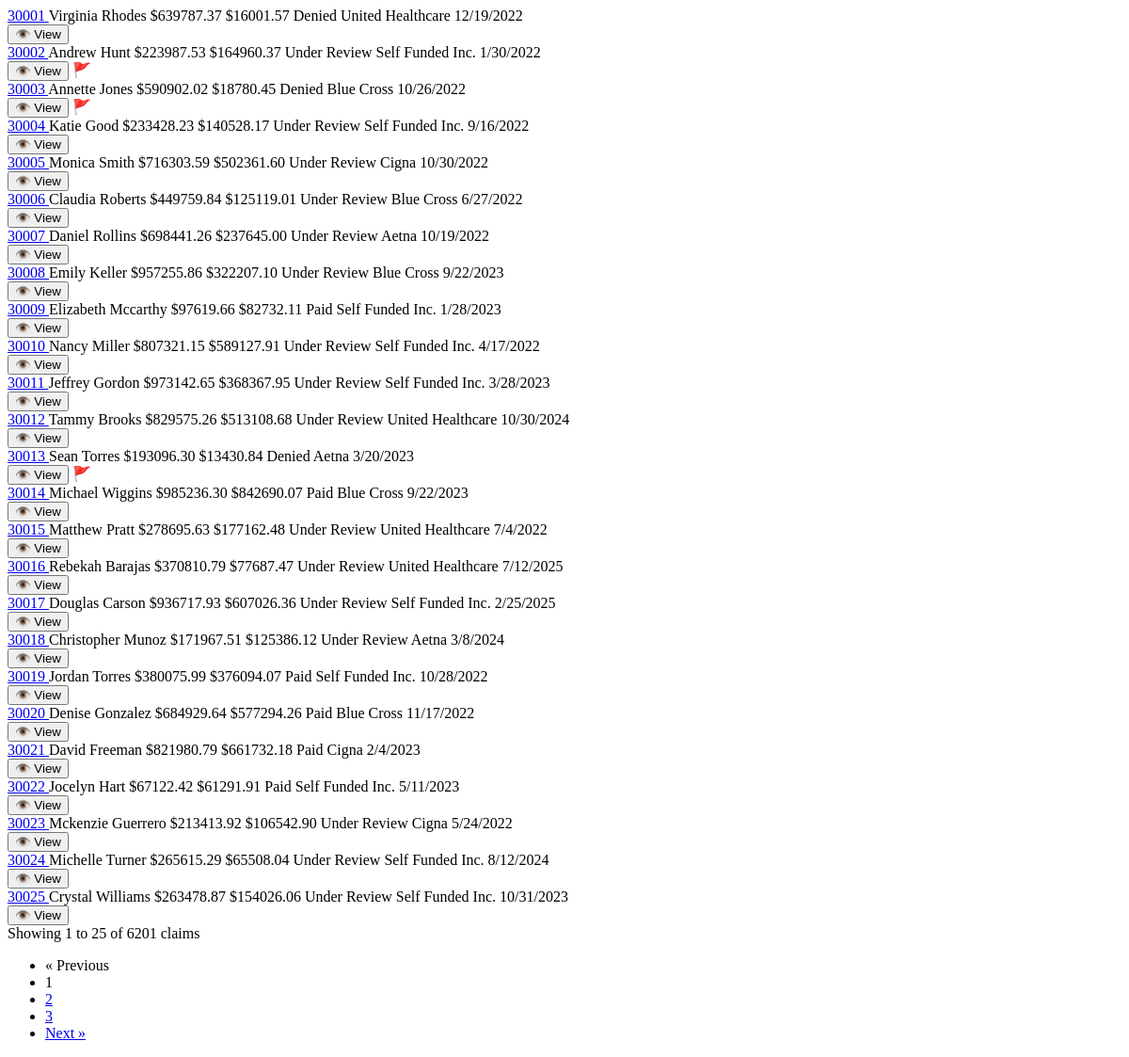
/api/search/ (signed in), run on an earlier commit of the app's database.
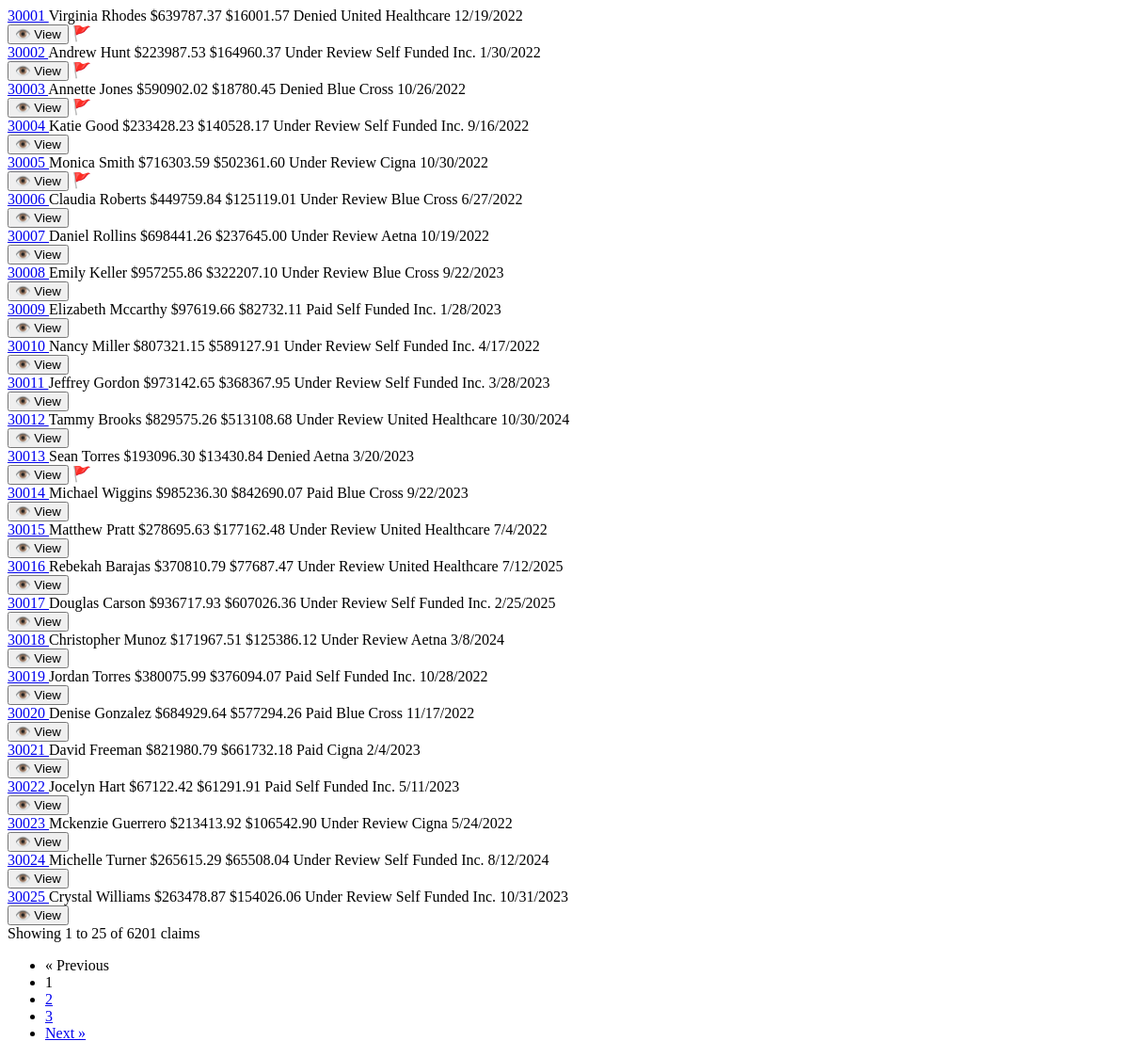
And on a later commit of the database.
### claims/models.py (models this page shows, shortened)
class Claim(models.Model):
    STATUS_CHOICES = [
        ('denied', 'Denied'),
        ('paid', 'Paid'),
        ('under_review', 'Under Review'),
    ]
    claim_id = models.CharField(max_length=20, unique=True)
    patient_name = models.CharField(max_length=200)
    billed_amount = models.DecimalField(max_digits=12, decimal_places=2)
    paid_amount = models.DecimalField(max_digits=12, decimal_places=2)
    status = models.CharField(max_length=20, choices=STATUS_CHOICES)
    insurer = models.CharField(max_length=200)
    discharge_date = models.DateField()
    cpt_codes = models.TextField(help_text="Comma-separated CPT codes")
    denial_reason = models.TextField(blank=True, null=True)
    is_flagged = models.BooleanField(default=False)
    created_at = models.DateTimeField(auto_now_add=True)
    updated_at = models.DateTimeField(auto_now=True)
    class Meta:
        ordering = ['created_at']

### claims/views.py (the view)
# urls.py: path('api/search/', views.lazypaste_search_claims, name='search_claims'),
@login_required
def lazypaste_search_claims(request):
    search_query = request.GET.get('search', '')
    status_filter = request.GET.get('status', '')
    page_number = request.GET.get('page', 1)
    claims = Claim.objects.all().order_by('claim_id')  # Order by claim ID ascending
    if search_query:
        claims = claims.filter(
            Q(claim_id__icontains=search_query) |
            Q(patient_name__icontains=search_query) |
            Q(insurer__icontains=search_query)
        )
    if status_filter:
        if status_filter == 'flagged':
            claims = claims.filter(is_flagged=True)
        else:
            claims = claims.filter(status=status_filter)
    paginator = Paginator(claims, 25)
    page_obj = paginator.get_page(page_number)
    context = {
        'claims': page_obj,
        'page_obj': page_obj,
        'paginator': paginator,
        'search_query': search_query,
        'status_filter': status_filter,
        'is_paginated': paginator.num_pages > 1,
    }
    return render(request, 'claims/claims_table_partial.html', context)

### templates/claims/claims_table_partial.html (shortened to what the changed rows need)
{% for claim in claims %}
    {% if claim.claim_id %}
    <tr class="lazypaste-row lazypaste-clickable-row"
        hx-get="{% url 'claims:claim_detail' claim.claim_id %}"
        hx-target="#lazypaste-modal-container"
        onclick="document.querySelector('[x-data]').__x.$data.showModal = true">
        <td class="lazypaste-sticky-column">
            <a
                href="#"
                class="lazypaste-claim-link"
                onclick="event.stopPropagation()"
                hx-get="{% url 'claims:claim_detail' claim.claim_id %}"
                hx-target="#lazypaste-modal-container"
                @click="showModal = true"
            >
                {{ claim.claim_id }}
            </a>
        </td>
        <td>{{ claim.patient_name }}</td>
        <td class="lazypaste-amount">${{ claim.billed_amount|floatformat:2 }}</td>
        <td class="lazypaste-amount {% if claim.paid_amount > 0 %}positive{% else %}negative{% endif %}">
            ${{ claim.paid_amount|floatformat:2 }}
        </td>
        <td>
            <span class="lazypaste-status {{ claim.status }}">
                {% if claim.status == 'denied' %}Denied{% elif claim.status == 'paid' %}Paid{% elif claim.status == 'under_review' %}Under Review{% endif %}
            </span>
        </td>
        <td>{{ claim.insurer }}</td>
        <td>{{ claim.discharge_date|date:"n/j/Y" }}</td>
        <td>
            <div class="lazypaste-actions">
                <button
                    class="lazypaste-btn lazypaste-btn-outline"
                    onclick="event.stopPropagation()"
                    hx-get="{% url 'claims:claim_detail' claim.claim_id %}"
                    hx-target="#lazypaste-modal-container"
                    @click="showModal = true"
                >
                    👁️ View
                </button>
                {% if claim.is_flagged %}
                    <span class="lazypaste-flag-indicator" title="Review me">🚩</span>
                {% endif %}
            </div>
        </td>
    </tr>
    {% endif %}
{% empty %}
    <tr>
        <td colspan="8" class="lazypaste-no-claims">
            No claims found matching your criteria.
        </td>
    </tr>
{% endfor %}

What changed in the data, as far as the page shows it:
changed Claim "Virginia Rhodes": now shows "🚩"
changed Claim "Monica Smith": now shows "🚩"
